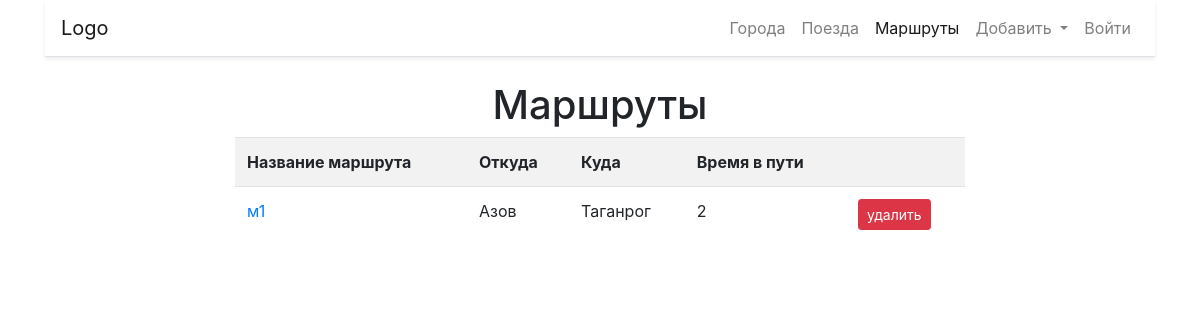
Before: /routes/ with the older database file.
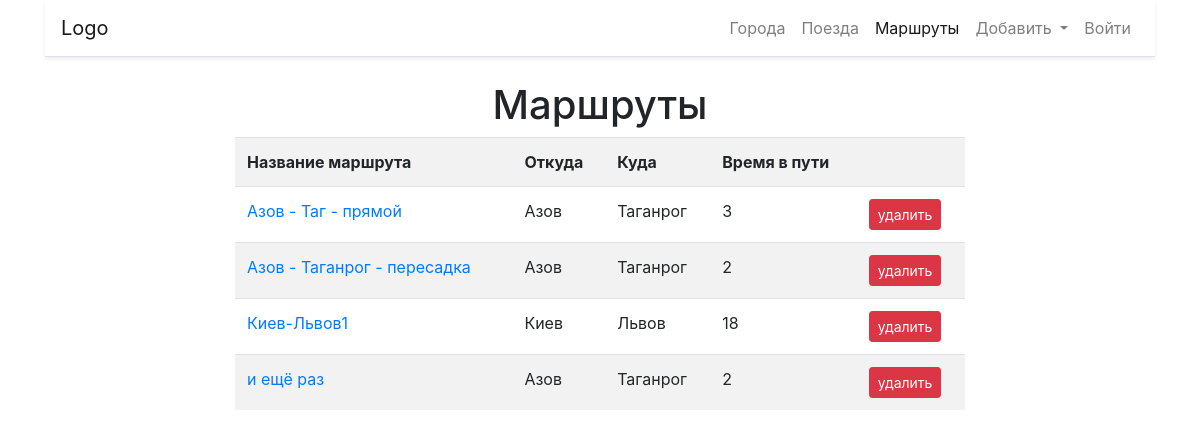
After: the same page with the newer database file.
### routes/models.py (models this page shows, shortened)
class Route(models.Model):
    name = models.CharField(max_length=100, unique=True, verbose_name='Название маршрута')
    from_city = models.CharField(max_length=100, verbose_name='Откуда')
    to_city = models.CharField(max_length=100, verbose_name='Куда')
    trains = models.ManyToManyField(Train, blank=True, verbose_name='Поезда') #стало
    travel_time = models.IntegerField(verbose_name='Время в пути')
    class Meta:
        verbose_name = 'Маршрут'
        verbose_name_plural = 'Маршруты'
        ordering = ['name']

### routes/views.py (the view)
# urls.py: path('routes/', RouteListlView.as_view(), name='routes'),
class RouteListlView(ListView):
    queryset = Route.objects.all()
    context_object_name = 'objects_list'
    template_name = 'routes/list.html'

### routes/templates/routes/list.html (shortened to what this page needs)
{% extends "boot4.html" %}
{% block content %}
    <h1 class="text-center">Маршруты</h1>
    <div class="row">
        <div class="col-md-8 mx-auto">
            <table class="table table-striped">
                <tr>
                    <th>Название маршрута</th>
                    <th>Откуда</th>
                    <th>Куда</th>
                    <th>Время в пути</th>
                    <th></th>
                </tr>
                {% for object in objects_list %}
                    <tr>
                        <td><a href='{% url "detail" pk=object.pk %}'>{{object.name}}</a></td>
                        <td>{{object.from_city}}</td>
                        <td>{{object.to_city}}</td>
                        <td>{{object.travel_time}}</td>
                        <td>
                            <a href='{% url "delete" pk=object.pk %}'>
                                <button type="button" class="btn btn-danger btn-sm">
                                    удалить
                                </button>
                            </a>
                        </td>
                    </tr>
                {% endfor %}
            </table>
        </div>
    </div>
{% endblock %}

### templates/boot4.html (shortened to what this page needs)
{% url 'city:home' as city_home_url %}
{% url 'train:home' as train_home_url %}
{% url 'routes' as route_home_url %}
<!doctype html>
<html lang="en">
    <head>
        <link rel="stylesheet" href="https://stackpath.bootstrapcdn.com/bootstrap/4.3.1/css/bootstrap.min.css">
        <link href="https://cdnjs.cloudflare.com/ajax/libs/select2/4.0.10/css/select2.min.css" rel="stylesheet" />
    </head>
    <body>
        <div class="container">
            <nav class="navbar navbar-expand-lg navbar-light bg-white border-bottom shadow-sm">
                <a class="navbar-brand" href="{% url 'home' %}">Logo</a>
                <div class="collapse navbar-collapse" id="navbarNavDropdown">
                    <ul class="navbar-nav ml-auto">
                        <li class="nav-item {% if request.path == city_home_url %}active{% endif %}">
                            <a class="nav-link" href="{% url 'city:home' %}">Города</a>
                        </li>
                        <li class="nav-item {% if request.path == train_home_url %}active{% endif %}">
                            <a class="nav-link" href="{% url 'train:home' %}">Поезда</a>
                        </li>
                        <li class="nav-item {% if request.path == route_home_url %}active{% endif %}">
                            <a class="nav-link" href="{% url 'routes' %}">Маршруты</a>
                        </li>
                        <li class="nav-item dropdown">
                            <a class="nav-link dropdown-toggle" href="#" id="navbarDropdownMenuLink" role="button" data-toggle="dropdown" aria-haspopup="true" aria-expanded="false">
                                Добавить
                            </a>
                        </li>
                        <li class="nav-item">
                            {% if user.is_authenticated %}
                                <a class="nav-link" href="{% url 'logout' %}">Выйти</a>
                            {% else %}
                                <a class="nav-link" href="{% url 'login' %}">Войти</a>
                            {% endif %}
                        </li>
                    </ul>
                </div>
            </nav>
        </div>
        <div class="container">
                {% block content %}
                {% endblock %}
        </div>
    </body>
</html>

Changed rows visible on the page:
removed Route: name "м1", from_city "Азов", to_city "Таганрог", travel_time "2"
added Route: name "Азов - Таг - прямой", from_city "Азов", to_city "Таганрог", travel_time "3"
added Route: name "Азов - Таганрог - пересадка", from_city "Азов", to_city "Таганрог", travel_time "2"
added Route: name "Киев-Львов1", from_city "Киев", to_city "Львов", travel_time "18"
added Route: name "и ещё раз", from_city "Азов", to_city "Таганрог", travel_time "2"
